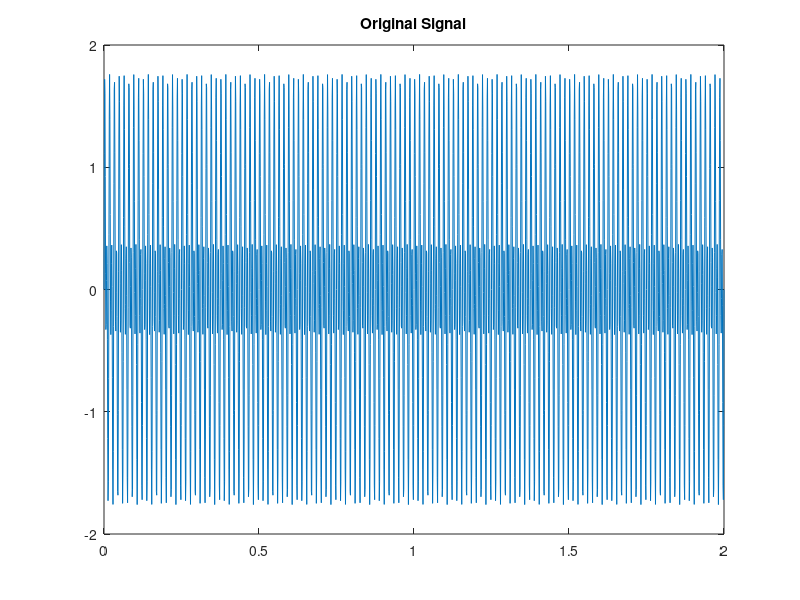

Here is the MATLAB script that generated this plot: (Note: this script raises an error after producing the figure.)
%% wavelet packet spectrum

close all, clear all,
clc,

fs = 1000;
t = 0:1/fs:2;
y = sin(128*pi*t) + sin(256*pi*t); % sine of periods 64 and 128.

figure,
plot(t,y); title('Original Signal')

level = 6;
wpt = wpdec(y,level,'sym8');

figure,
[Spec,Time,Freq] = wpspectrum(wpt,fs,'plot');

%% short-time fourier transform spectrum

figure;
windowsize = 128;
window = hanning(windowsize);
nfft = windowsize;
noverlap = windowsize-1;
[S,F,T] = spectrogram(y,window,noverlap,nfft,fs);
imagesc(T,F,log10(abs(S)))
set(gca,'YDir','Normal')
xlabel('Time (secs)')
ylabel('Freq (Hz)')
title('Short-time Fourier Transform spectrum')